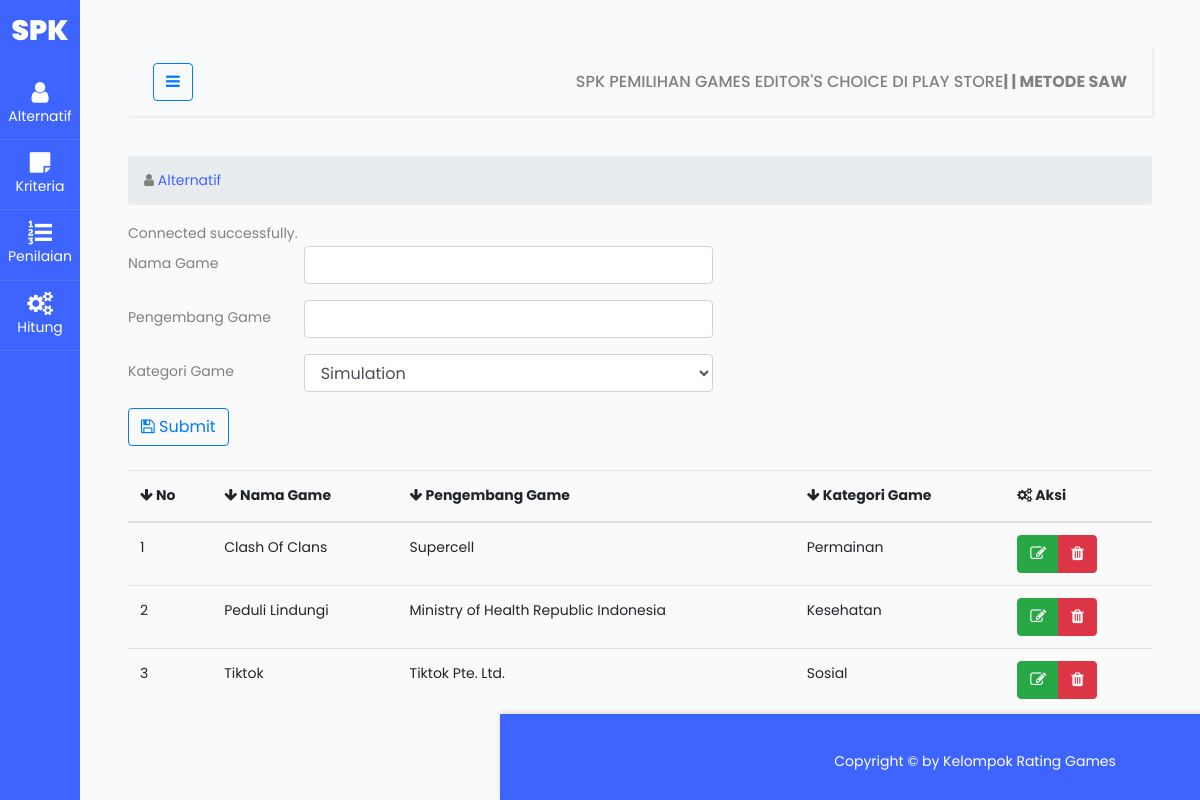
Before: / with the older database file.
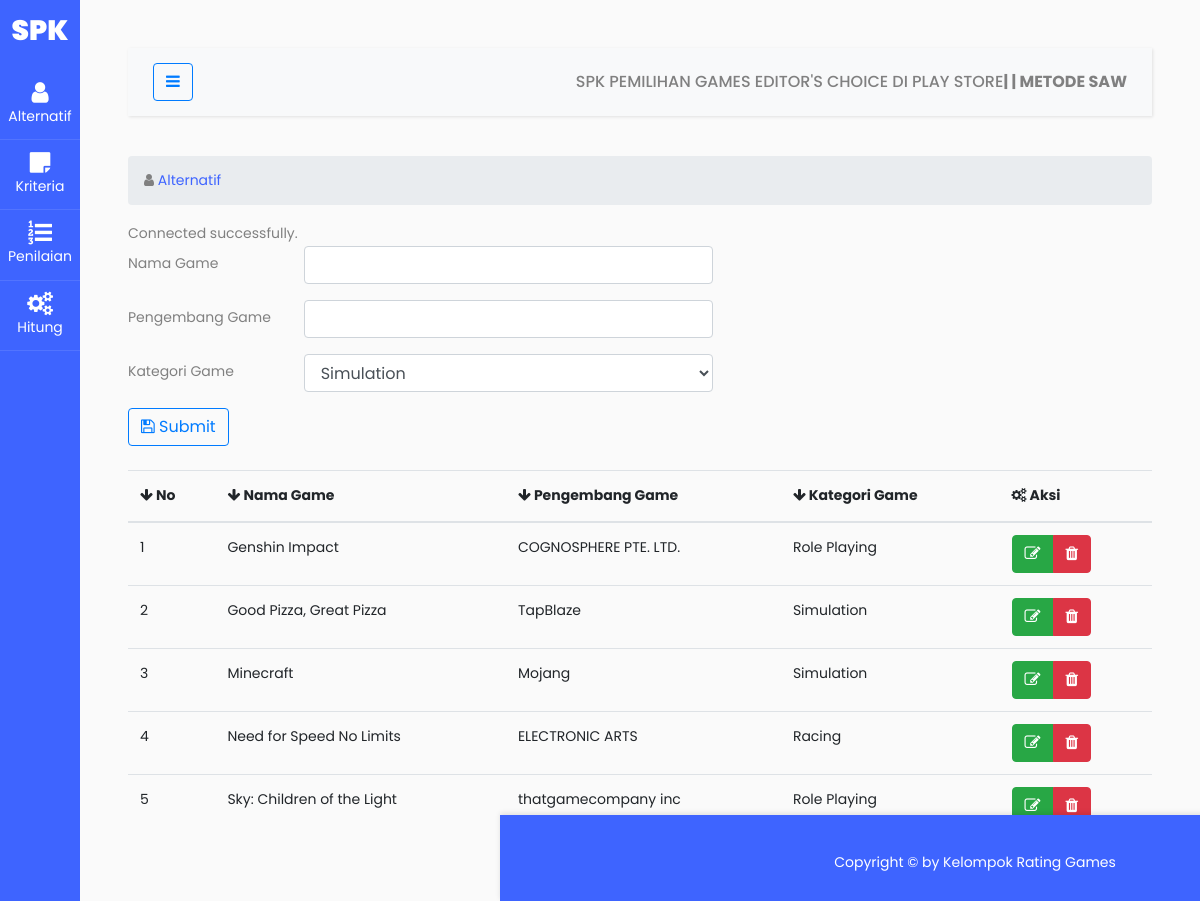
After: the same page with the newer database file.
### tables this page shows
CREATE TABLE `saw_aplikasi` (
  `nama` varchar(100) NOT NULL,
  `pengembang` varchar(100) NOT NULL,
  `kategori` varchar(100) NOT NULL
);

### index.php (the view, shortened to what this page needs)
<!doctype html>
<html lang="en">
<?php
include 'components/head.php';
?>
<body>
  <div class="wrapper d-flex align-items-stretch">
    <?php
    include 'components/sidebar.php';
    ?>
    <div id="content" class="p-4 p-md-5">
      <?php
      include 'components/navbar.php';
      ?>
      <section id="main-content">
        <section class="wrapper">
          <div class="row">
            <div class="col-lg-12">
              <ol class="breadcrumb">
                <li><i class="fa fa-user"></i><a href="index.php"> Alternatif</a></li>
              </ol>
            </div>
          </div>
          <?php
          include 'koneksi.php';
          ?>
          <form method="POST" action="">
            <div class="form-group row">
              <label class="col-sm-2 col-form-label">Nama Game</label>
              <div class="col-sm-5">
                <input type="text" class="form-control" name="nama">
              </div>
            </div>
            <div class="form-group row">
              <label class="col-sm-2 col-form-label">Pengembang Game</label>
              <div class="col-sm-5">
                <input type="text" class="form-control" name="pengembang">
              </div>
            </div>
            <div class="form-group row">
              <label class="col-sm-2 col-form-label">Kategori Game</label>
              <div class="col-sm-5">
                <select class="form-control" name="kategori">
                  <option>Simulation</option>
                </select>
              </div>
            </div>
            <div class="mb-4">
              <button type="submit" name="submit" class="btn btn-outline-primary"><i class="fa fa-save"></i> Submit</button>
            </div>
          </form>
          <table class="table">
            <thead>
              <tr>
                <th><i class="fa fa-arrow-down"></i> No</th>
                <th><i class="fa fa-arrow-down"></i> Nama Game</th>
                <th><i class="fa fa-arrow-down"></i> Pengembang Game</th>
                <th><i class="fa fa-arrow-down"></i> Kategori Game</th>
                <th><i class="fa fa-cogs"></i> Aksi</th>
              </tr>
            </thead>
            <tbody>
              <?php
              $b = 0;
              $sql = "SELECT*FROM saw_aplikasi ORDER BY nama ASC";
              $hasil = $conn->query($sql);
              $rows = $hasil->num_rows;
              if ($rows > 0) {
                while ($row = $hasil->fetch_row()) {
              ?>
                  <tr>
                    <td><?php echo $b = $b + 1; ?></td>
                    <td><?= $row[0] ?></td>
                    <td><?= $row[1] ?></td>
                    <td><?= $row[2] ?></td>
                    <td>
                      <div class="btn-group">
                        <a class="btn btn-success" href="alt_ubah.php?nama=<?= $row[0] ?>"><i class="fa fa-edit"></i></a>
                        <a class="btn btn-danger" href="alt_hapus.php?nama=<?= $row[0] ?>"><i class="fa fa-trash"></i></a>
                      </div>
                    </td>
                  </tr>
              <?php }
              } else {
                echo "<tr>
                    <td>Data Tidak Ada</td>
                <tr>";
              } ?>
            </tbody>
          </table>
        </section>
      </section>
    </div>
  </div>
</body>
</html>
<?php
include 'components/foot.php';
?>

### components/head.php (shortened to what this page needs)
<head>
    <link rel="stylesheet" href="https://stackpath.bootstrapcdn.com/font-awesome/4.7.0/css/font-awesome.min.css">
    <link rel="stylesheet" href="css/style.css">
</head>

### components/sidebar.php
<nav id="sidebar" class="active">
    <h3><a href="index.php" class="logo">SPK</a></h3>
    <ul class="list-unstyled components mb-5">
        <li>
            <a href="index.php"><span class="fa fa-user"></span> Alternatif</a>
        </li>
        <li class="active">
            <a href="kriteria.php"><span class="fa fa-sticky-note"></span> Kriteria</a>
        </li>
        <li>
            <a href="penilaian.php"><span class="fa fa-list-ol"></span> Penilaian</a>
        </li>
        <li>
            <a href="hitung.php"><span class="fa fa-cogs"></span> Hitung</a>
        </li>
    </ul>
</nav>

### components/navbar.php (shortened to what this page needs)
<nav class="navbar navbar-expand-lg navbar-light bg-light">
    <div class="container-fluid">
        <button type="button" id="sidebarCollapse" class="btn btn-outline-primary">
            <i class="fa fa-bars"></i>
        </button>
        <h6 class="nav"> SPK PEMILIHAN GAMES EDITOR'S CHOICE DI PLAY STORE <b> | | METODE SAW</b></h6>
    </div>
</nav>

### koneksi.php (shortened to what this page needs)
<?php
try {
    echo "Connected successfully.";
} catch (Exception $e) {
    die("Connection failed: " . $e->getMessage());
}
?>

### components/foot.php
<footer id="footer" class="footer" style="background-color: #3e64ff;">
    <br><p style="text-align: center; color: white;">Copyright &copy; by Kelompok Rating Games</p>
</footer>

Changed rows visible on the page:
removed saw_aplikasi: nama "Clash Of Clans", pengembang "Supercell", kategori "Permainan"
removed saw_aplikasi: b "2", nama "Peduli Lindungi", pengembang "Ministry of Health Republic Indonesia", kategori "Kesehatan"
removed saw_aplikasi: b "3", nama "Tiktok", pengembang "Tiktok Pte. Ltd.", kategori "Sosial"
added saw_aplikasi: nama "Genshin Impact", pengembang "COGNOSPHERE PTE. LTD.", kategori "Role Playing"
added saw_aplikasi: b "2", nama "Good Pizza, Great Pizza", pengembang "TapBlaze", kategori "Simulation"
added saw_aplikasi: b "3", nama "Minecraft", pengembang "Mojang", kategori "Simulation"
added saw_aplikasi: b "4", nama "Need for Speed No Limits", pengembang "ELECTRONIC ARTS", kategori "Racing"
added saw_aplikasi: b "5", nama "Sky: Children of the Light", pengembang "thatgamecompany inc", kategori "Role Playing"
